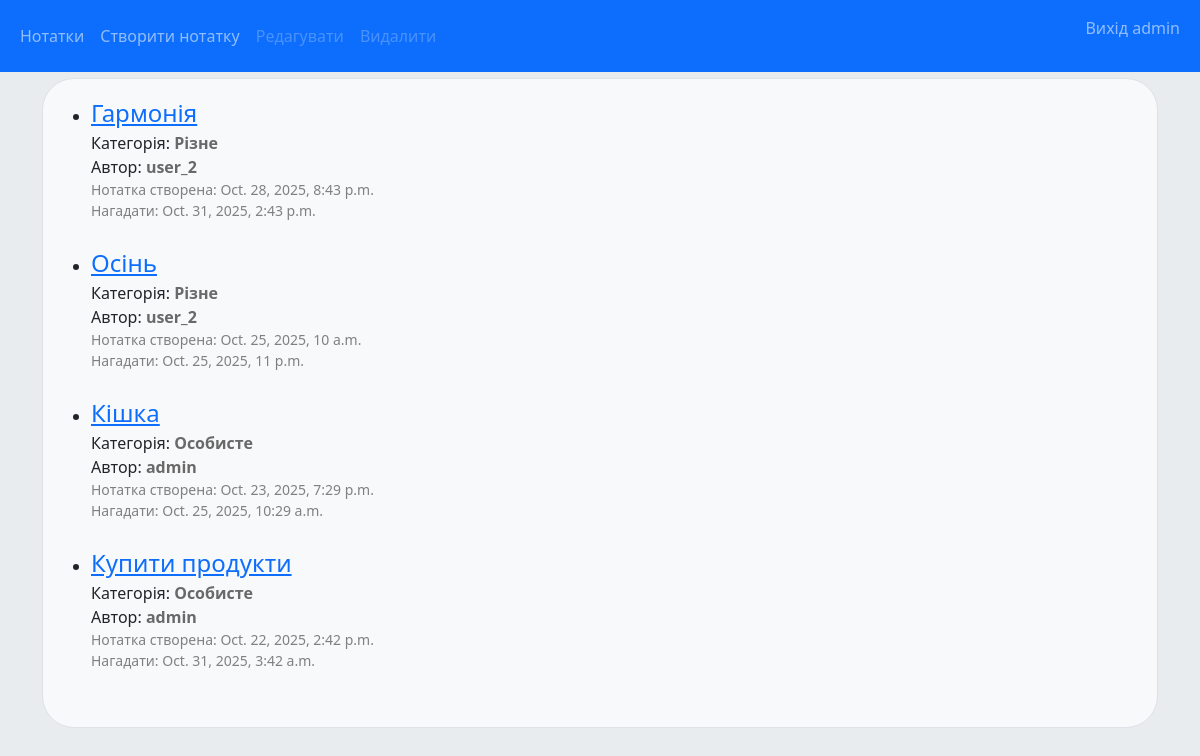
Screenshot of /notes/ (signed in) with the database file from the repository.
### notes/models.py (models this page shows, shortened)
class Note(models.Model):
    note_category = models.ForeignKey(Category, on_delete=models.CASCADE)
    note_title = models.CharField(max_length=200)
    note_text = models.TextField()
    note_reminder = models.DateTimeField("date reminder")
    note_created_at = models.DateTimeField(auto_now_add=True)
    author = models.ForeignKey(User, on_delete=models.SET_NULL, null=True, blank=True)

class Category(models.Model):
    cat_title = models.CharField(max_length=200)

### notes/views.py (the view)
# urls.py: path("", views.IndexView.as_view(), name="index"),
class IndexView(generic.ListView):
    template_name = "notes/index.html"
    context_object_name = "notes_list"
    def get_queryset(self):
        return Note.objects.all().order_by('-note_created_at')

### notes/templates/notes/index.html (shortened to what this page needs)
{% extends "notes/base.html" %}
{% block content %}
    {% if notes_list %}
        <ul>
            {% for note in notes_list %}
                <li><a href="{% url 'notes:note_detail' note.id %}" class="fs-4">{{ note.note_title }}</a></li>
                <small id="category">
                    <span>Категорія: </span>
                    <span style="color: dimgray; font-weight: bold;">{{ note.note_category.cat_title }}</span>
                </small><br>
                <small id="category">
                    <span>Автор: </span>
                    <span style="color: dimgray; font-weight: bold;">{{ note.author }}</span>
                </small><br>
                <small style="color: gray;">Нотатка створена: {{ note.note_created_at }}</small><br>
                <small style="color: gray;">Нагадати: {{ note.note_reminder }}</small>
                <br><br>
            {% endfor %}
        </ul>
    {% else %}
        <p>No notes are available.</p>
    {% endif %}
{% endblock %}

### notes/templates/notes/base.html (shortened to what this page needs)
{% load static %}
<link rel="stylesheet" href="{% static 'notes/css/style.css' %}">
<link rel="stylesheet" href="{% static 'notes/css/bootstrap.css' %}">
{% load crispy_forms_tags %}
<!DOCTYPE html>
<html lang="en">
<head>
</head>
<body style="background-color: #e9ecef">
    <div style="padding-top:30px;"></div>
    <div class="container">
        <nav class="navbar navbar-expand-sm bg-primary navbar-dark fixed-top">
            <div class="container-fluid">
                <ul class="navbar-nav">
                    {% block index %}
                    <li class="nav-item">
                        <a class="nav-link" href="{% url 'notes:index' %}">Нотатки</a>
                    </li>
                    {% endblock %}
                    {% block new %}
                    <li class="nav-item">
                        <a class="nav-link" href="{% url 'notes:add_note' %}">Створити нотатку</a>
                    </li>
                    {% endblock %}
                    {% block edit %}
                        <li class="nav-item">
                            <a class="nav-link disabled" href="#">Редагувати</a>
                        </li>
                    {% endblock %}
                    {% block delete %}
                        <li class="nav-item">
                            <a class="nav-link disabled" href="#" data-bs-toggle="modal" data-bs-target="#confirmDeleteModal">Видалити</a>
                        </li>
                    {% endblock %}
                </ul>
                <ul class="navbar-nav ms-auto">
                    {% block menu_user %}
                        {% if user.is_authenticated %}
                            <li class="nav-item">
                                <form id="logout-form" method="post" action="{% url 'logout' %}">
                                    <button type="submit" class="nav-link">Вихід  {{ user.get_username }}</button>
                                </form>
                            </li>
                        {% else %}
                            <li class="nav-item">
                                <a class="nav-link" href="{% url 'login' %}?next={{ request.path }}">Увійти</a>
                            </li>
                        {% endif %}
                    {% endblock %}
                </ul>
            </div>
        </nav>
        <div class="container-md bg-light p-3 my-5 rounded-5 border">
            <div id="content">
                {% block content %}{% endblock %}
            </div>
        </div>
    </div>
</body>
</html>

### notes/static/notes/css/style.css (style rules this page uses)
body { font-family: Arial, sans-serif; margin: 4em; background-color: #f1f1f1; }
a { color: #005BFF; text-decoration: none; font-size: 24px; }
#category { font-size: 16px; }

### rows the page displays
Note: note_title "Гармонія", note_category.cat_title "Різне", author "user_2", note_created_at "Oct. 28, 2025, 8:43 p.m.", note_reminder "Oct. 31, 2025, 2:43 p.m."
Note: note_title "Осінь", note_category.cat_title "Різне", author "user_2", note_created_at "Oct. 25, 2025, 10 a.m.", note_reminder "Oct. 25, 2025, 11 p.m."
Note: note_title "Кішка", note_category.cat_title "Особисте", author "admin", note_created_at "Oct. 23, 2025, 7:29 p.m.", note_reminder "Oct. 25, 2025, 10:29 a.m."
Note: note_title "Купити продукти", note_category.cat_title "Особисте", author "admin", note_created_at "Oct. 22, 2025, 2:42 p.m.", note_reminder "Oct. 31, 2025, 3:42 a.m."

### other values shown
{{ user.get_username }} "admin"
